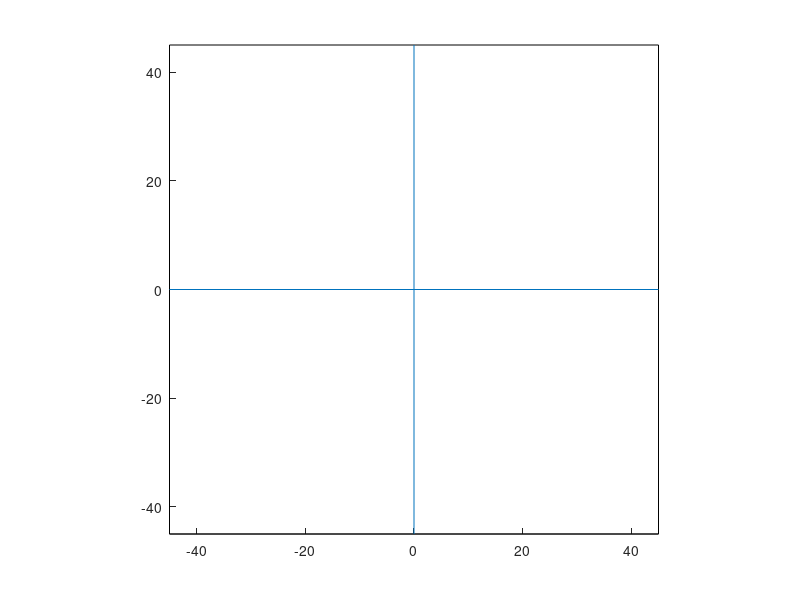

The MATLAB source for this figure:
%% HH20130904

function getRF

if ishandle(77); close(77);end;   figure(77);
set(gca,'xtickmode','a');
axis equal; box off; axis([-45 45 -45 45]);

S.r1 = rectangle('position',[-45,-45,90,90]); hold on; 
S.l1 = line([-45 45],[0 0]);
S.l2 = line([0 0],[-45 45]); 
data.point = [];
data.rect_h = [];
set(S.r1,'userdata',data);
set([gca S.l1 S.l2 S.r1],'ButtonDownFcn',{@addPoint,S});  % Pass the handles to callbacks

function addPoint(~,~,S)

pos = get(gca,'CurrentPoint');
data = get(S.r1,'userdata'); % We attach userdata to r1

if (isempty(data.point)) 
    if ~isempty(data.rect_h)
        delete([data.rect_h data.point_h]);
        data.rect_h = [];
    end
    
    data.point = [pos(1,1) pos(1,2)];
    data.point_h(1) = plot(pos(1,1), pos(1,2),'.k');    
    set(gcf,'WindowButtonMotionFcn',{@moving,S});

elseif (data.w >0 && data.h >0)
    data.point_h(2) = plot(pos(1,1), pos(1,2),'.k');
    s = sprintf('[%2.0f, %2.0f, %2.0f, %2.0f]',data.x+data.w/2,data.y+data.h/2,data.w,data.h);
    clipboard('copy',s);
    fprintf('%s\n',s);
    data.point = [];
    set(gcf,'WindowButtonMotionFcn',{});
end

set(S.r1,'userdata',data);   % Pass back!!


function moving(~,~,S)

data = get(S.r1,'userdata');

if ~isempty(data.point)

    if ~isempty(data.rect_h)
        delete(data.rect_h); 
        data.rect_h = [];
    end;
    
    pos = get(gca,'CurrentPoint');
    data.x = min(pos(1,1),data.point(1));
    data.y = min(pos(1,2),data.point(2));
    data.w = abs(pos(1,1) - data.point(1));
    data.h = abs(pos(1,2)-data.point(2));
    
    if (data.w > 0 && data.h > 0)
        data.rect_h = rectangle('position',[data.x data.y data.w data.h]);
        set(data.rect_h,'ButtonDownFcn',{@addPoint,S});  % This is important!!
    end
    
    set(S.r1,'userdata',data); % Pass back!!
end
   